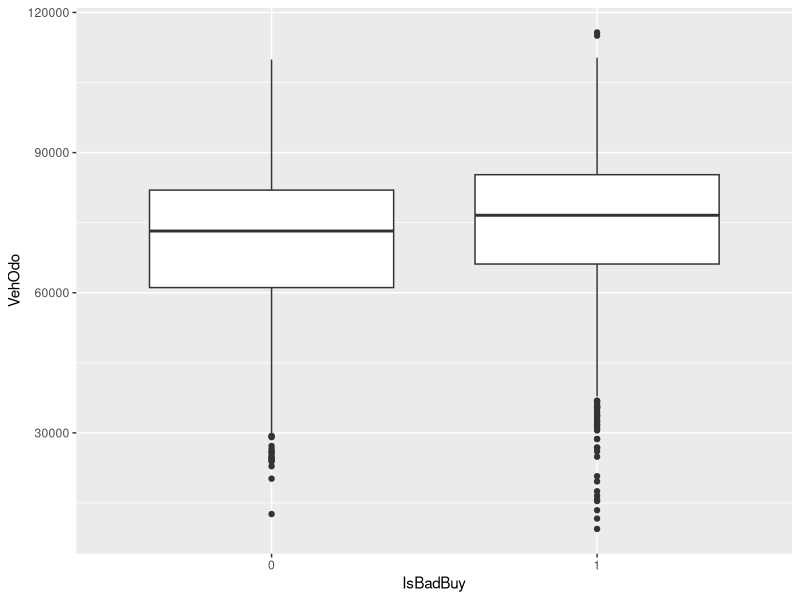
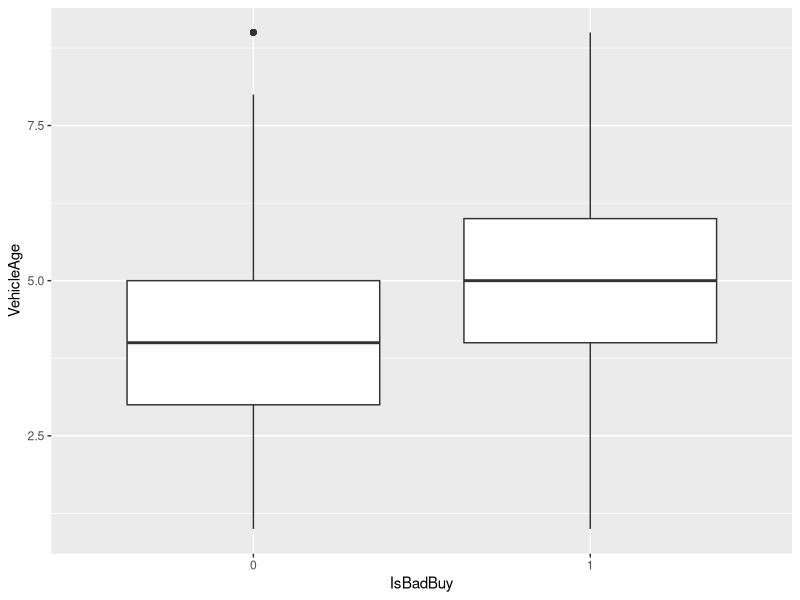

Reproduce these figures in R, in order.
## ---- chunk 1
library(tidyverse)
library(Metrics)

#Loading the dataset
carDF <- read.csv("Data/car_data.csv", header = TRUE)
carDF$IsBadBuy <- as.factor(carDF$IsBadBuy)

#Confusion Matrix Calculation
confusion_matrix <- function(preds, actuals, cutoff){
  
  classifications <- ifelse(preds>cutoff,1,0)
  
  ##careful with positives and negatives here!
  confusion_matrix <- table(actuals,classifications)
}


class_performance <- function(confusion_matrix){

  TP <- confusion_matrix[2,2]
  TN <- confusion_matrix[1,1]
  FP <- confusion_matrix[1,2]
  FN <- confusion_matrix[2,1]
  
  ##accuracy = total number of correct classifications/total number of classifications
  acc <- (TP+TN)/(TP+TN+FP+FN)
  
  ##TPR = Percent of actual positives identified as such (sensitivity)
  tpr <- TP/(TP+FN)
  
  ##TNR = Percent of actual negatives identified as such (specificity)
  tnr <- TN/(TN+FP)
  
  ##I'll leave it as an exercise for you to compute the other basic confusion matrix metrics
  
  ##return the list of metrics you want
  return(c(acc, tpr, tnr))
}

## ---- chunk 2

#Setting the seed
set.seed(71923)

#Train Test Split
train_insts = sample(nrow(carDF), .7*nrow(carDF))
carDFTrain <- carDF[train_insts,]
carDFTest <- carDF[-train_insts,]

## ---- chunk 3
#Plotting the box plots
ggplot(carDFTrain, aes( x = IsBadBuy, y = VehOdo)) + geom_boxplot()
ggplot(carDFTrain, aes(x = IsBadBuy, y = VehicleAge)) + geom_boxplot()
## ---- chunk 4

#Two-way table 
table(carDFTrain$Make, carDFTrain$IsBadBuy)

## ---- chunk 5
#Logistic Regression
RegressionPart4 <- glm(IsBadBuy ~ Auction + VehicleAge + Make +Color + 
                        WheelType + VehOdo + Size + MMRAcquisitionAuctionAveragePrice + 
                        MMRAcquisitionRetailAveragePrice, data = carDFTrain, family = "binomial")
summary(RegressionPart4)
ConfusionMatrixTwo <- confusion_matrix(preds = predict(RegressionPart4, carDFTest, type = "response"), actuals = carDFTest$IsBadBuy, cutoff = .5)
ConfusionMatrixTwo
